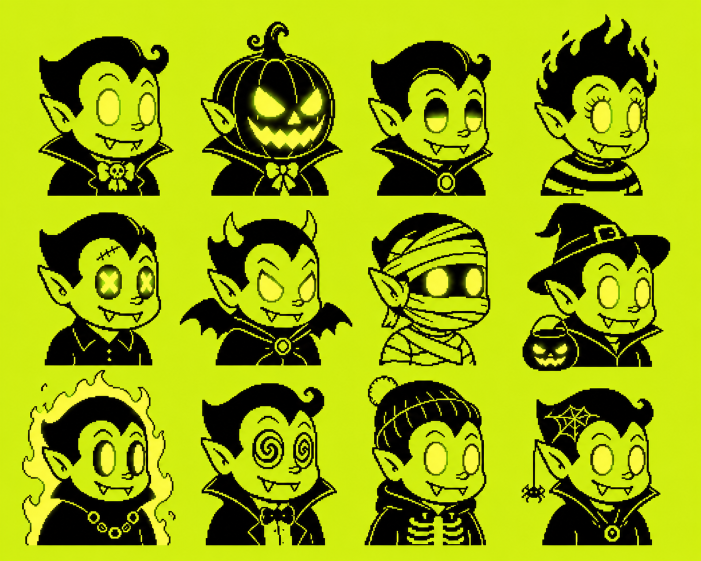
#> input picture reference/neon-nocturne-calibration.png, 1402 x 1122 px (shown at 1/2 size)
$ python normalize_final_trait.py ../reference/neon-nocturne-calibration.png out.png
#> lines starting #> are read from the running program, lines starting #| are printed output that depends on the picture
#!/usr/bin/env python3
"""Normalize an individually generated trait to the locked 512→1028 pixel grid."""

from __future__ import annotations

import argparse
from pathlib import Path

from PIL import Image


INK = (2, 1, 2, 255)
YELLOW = (253, 244, 35, 255)
CLEAR = (0, 0, 0, 0)
LOGICAL_SIZE = 514
FINAL_SIZE = 1028


def keep_largest_component(image: Image.Image) -> Image.Image:
    """Remove detached generation debris while preserving the main trait silhouette."""
    pixels = image.load()
    width, height = image.size
    visited: set[tuple[int, int]] = set()
    components: list[list[tuple[int, int]]] = []
    for y in range(height):
        for x in range(width):
            if pixels[x, y][3] == 0 or (x, y) in visited:
                continue
            stack = [(x, y)]
            visited.add((x, y))
            component: list[tuple[int, int]] = []
            while stack:
                current_x, current_y = stack.pop()
                component.append((current_x, current_y))
                for neighbor_x, neighbor_y in (
                    (current_x - 1, current_y),
                    (current_x + 1, current_y),
                    (current_x, current_y - 1),
                    (current_x, current_y + 1),
                ):
                    if not (0 <= neighbor_x < width and 0 <= neighbor_y < height):
                        continue
                    if (neighbor_x, neighbor_y) in visited:
                        continue
                    if pixels[neighbor_x, neighbor_y][3] == 0:
                        continue
                    visited.add((neighbor_x, neighbor_y))
                    stack.append((neighbor_x, neighbor_y))
            components.append(component)
    if not components:
        return image
    largest = set(max(components, key=len))
    cleaned = Image.new("RGBA", image.size, CLEAR)
    cleaned_pixels = cleaned.load()
    for x, y in largest:
        cleaned_pixels[x, y] = pixels[x, y]
    return cleaned


def normalize(
    source: Path,
    destination: Path,
    allow_yellow: bool,
    largest_component_only: bool,
    target_bbox: tuple[int, int, int, int] | None,
    stretch_bottom_from: int | None,
    clear_boxes: list[tuple[int, int, int, int]],
) -> None:
#> called with allow_yellow = False, largest_component_only = False
    source_image = Image.open(source).convert("RGB")
#> source_image is the input picture: PIL image 1402x1122 RGB; mean R, G, B 151.7, 171.1, 13.7
    logical = source_image.resize((LOGICAL_SIZE, LOGICAL_SIZE), Image.Resampling.NEAREST)
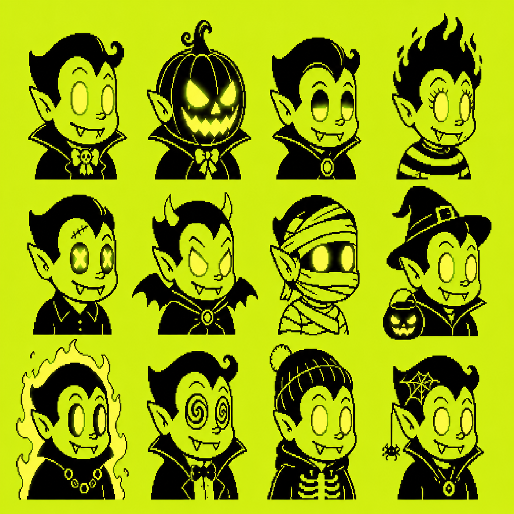
#> logical: PIL image 514x514 RGB; mean R, G, B 151.6, 171, 13.7
    output = Image.new("RGBA", logical.size, CLEAR)
#> output: PIL image 514x514 RGBA; every value is 0
    source_pixels = logical.load()
    output_pixels = output.load()
    for y in range(LOGICAL_SIZE):
        for x in range(LOGICAL_SIZE):
            red, green, blue = source_pixels[x, y]
            if allow_yellow and red > 145 and green > 135 and blue < 125:
                output_pixels[x, y] = YELLOW
            elif max(red, green, blue) < 115:
                output_pixels[x, y] = INK
    if largest_component_only:
        output = keep_largest_component(output)
    if target_bbox:
        if any(value % 2 for value in target_bbox):
            raise ValueError("target bbox coordinates must be even to preserve the 2x grid")
        source_bbox = output.getchannel("A").getbbox()
        if not source_bbox:
            raise ValueError("cannot place an empty trait")
        left, top, right, bottom = (value // 2 for value in target_bbox)
        if right <= left or bottom <= top:
            raise ValueError("target bbox must have positive width and height")
        crop = output.crop(source_bbox).resize(
            (right - left, bottom - top),
            Image.Resampling.NEAREST,
        )
        placed = Image.new("RGBA", output.size, CLEAR)
        placed.alpha_composite(crop, (left, top))
        output = placed
    if stretch_bottom_from is not None:
        if stretch_bottom_from % 2:
            raise ValueError("stretch start must be even to preserve the 2x grid")
        logical_start = stretch_bottom_from // 2
        source_bottom = output.getchannel("A").getbbox()
        if not source_bottom or source_bottom[3] <= logical_start:
            raise ValueError("no artwork exists below the requested stretch start")
        lower = output.crop((0, logical_start, LOGICAL_SIZE, source_bottom[3])).resize(
            (LOGICAL_SIZE, LOGICAL_SIZE - logical_start),
            Image.Resampling.NEAREST,
        )
        stretched = output.copy()
        stretched.paste(CLEAR, (0, logical_start, LOGICAL_SIZE, LOGICAL_SIZE))
        stretched.alpha_composite(lower, (0, logical_start))
        output = stretched
    output = output.resize((FINAL_SIZE, FINAL_SIZE), Image.Resampling.NEAREST)
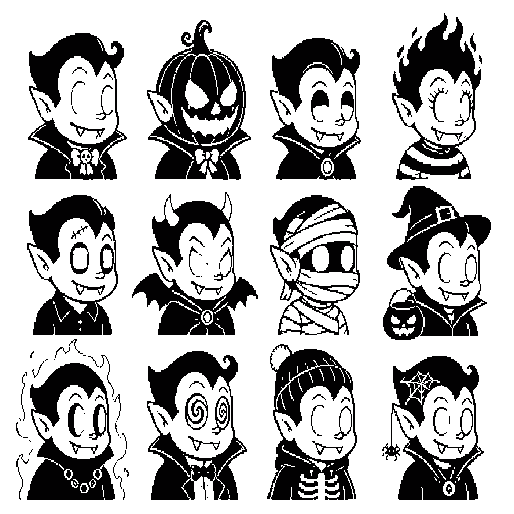
#> output: PIL image 1028x1028 RGBA (shown at 1/2 size); mean R, G, B, A 0.6, 0.3, 0.6, 73.5; transparent parts drawn white
    output_pixels = output.load()
    for left, top, right, bottom in clear_boxes:
        for y in range(max(0, top), min(FINAL_SIZE, bottom)):
            for x in range(max(0, left), min(FINAL_SIZE, right)):
                output_pixels[x, y] = CLEAR
    destination.parent.mkdir(parents=True, exist_ok=True)
    output.save(destination, optimize=True)


if __name__ == "__main__":
    parser = argparse.ArgumentParser()
    parser.add_argument("source", type=Path)
    parser.add_argument("destination", type=Path)
    parser.add_argument("--yellow", action="store_true")
    parser.add_argument("--largest-component", action="store_true")
    parser.add_argument(
        "--target-bbox",
        metavar="LEFT,TOP,RIGHT,BOTTOM",
        help="Scale and register the reviewed artwork into this final-canvas bbox.",
    )
    parser.add_argument(
        "--stretch-bottom-from",
        type=int,
        help="Vertically stretch artwork below this final-canvas y coordinate to y=1028.",
    )
    parser.add_argument(
        "--clear-box",
        action="append",
        default=[],
        metavar="LEFT,TOP,RIGHT,BOTTOM",
        help="Clear a reviewed final-canvas rectangle; may be supplied repeatedly.",
    )
    arguments = parser.parse_args()
    target_bbox = (
        tuple(int(value) for value in arguments.target_bbox.split(","))
        if arguments.target_bbox
        else None
    )
    if target_bbox and len(target_bbox) != 4:
        parser.error("--target-bbox requires four comma-separated integers")
    clear_boxes = [
        tuple(int(value) for value in box.split(","))
        for box in arguments.clear_box
    ]
    if any(len(box) != 4 for box in clear_boxes):
        parser.error("--clear-box requires four comma-separated integers")
    normalize(
        arguments.source,
        arguments.destination,
        arguments.yellow,
        arguments.largest_component,
        target_bbox,
        arguments.stretch_bottom_from,
        clear_boxes,
    )

$ run again, on reference/neon-nocturne-motifs.png
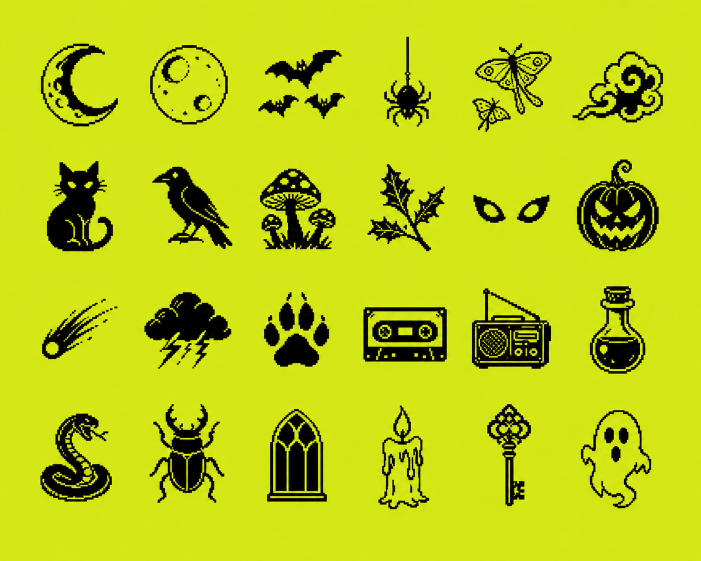
#> input picture reference/neon-nocturne-motifs.png, 1402 x 1122 px (shown at 1/2 size)
#> in normalize, source_image is the input picture: PIL image 1402x1122 RGB; mean R, G, B 185.2, 201.3, 18.8
#> in normalize, `logical = source_image.resize((LOGICAL_SIZE, LOGICAL_SIZE), Image.Resa..`:
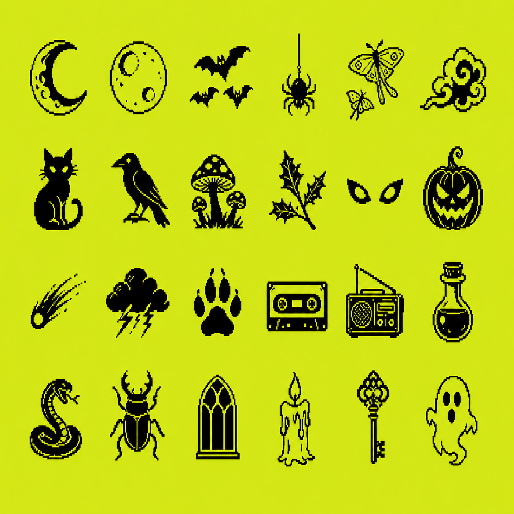
#> logical: PIL image 514x514 RGB; mean R, G, B 185.3, 201.5, 18.8
#> in normalize, `output = output.resize((FINAL_SIZE, FINAL_SIZE), Image.Resampling.NEAR..`:
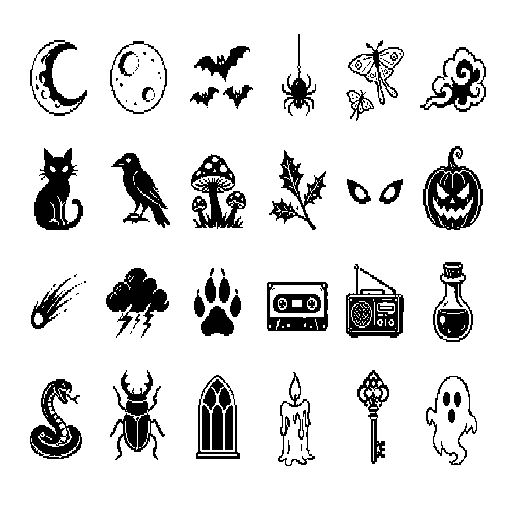
#> output: PIL image 1028x1028 RGBA (shown at 1/2 size); mean R, G, B, A 0.3, 0.1, 0.3, 32.8; transparent parts drawn white
